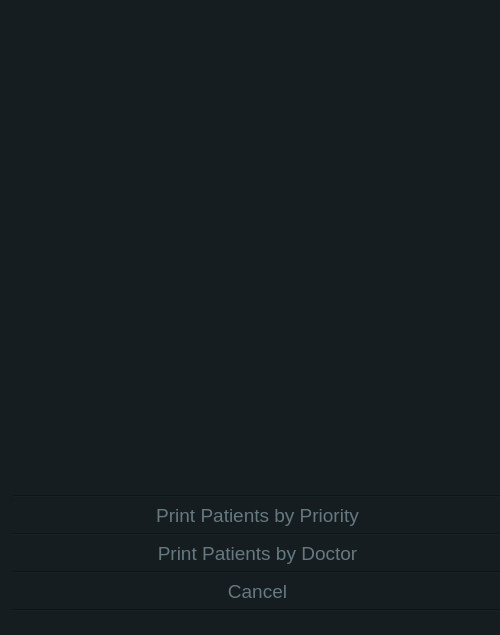
<?xml version="1.0" encoding="UTF-8"?>
<ui version="4.0">
 <class>HospitalPrintPatient</class>
 <widget class="QWidget" name="HospitalPrintPatient">
  <property name="geometry">
   <rect>
    <x>0</x>
    <y>0</y>
    <width>500</width>
    <height>635</height>
   </rect>
  </property>
  <property name="windowTitle">
   <string>HospitalPrintPatient</string>
  </property>
  <property name="styleSheet">
   <string notr="true">
color: white; 
background-color: #151d20;
</string>
  </property>
  <widget class="QWidget" name="layoutWidget">
   <property name="geometry">
    <rect>
     <x>2</x>
     <y>12</y>
     <width>511</width>
     <height>611</height>
    </rect>
   </property>
   <layout class="QVBoxLayout" name="verticalLayout_2">
    <item>
     <layout class="QVBoxLayout" name="verticalLayout">
      <item>
       <widget class="QTextBrowser" name="PatientBrowser">
        <property name="styleSheet">
         <string notr="true">background-color: #151d20; 
color: white;
border: 0px;</string>
        </property>
       </widget>
      </item>
      <item>
       <layout class="QHBoxLayout" name="horizontalLayout">
        <item>
         <widget class="Line" name="line_5">
          <property name="orientation">
           <enum>Qt::Horizontal</enum>
          </property>
         </widget>
        </item>
       </layout>
      </item>
     </layout>
    </item>
    <item>
     <widget class="QPushButton" name="pushButton">
      <property name="styleSheet">
       <string notr="true">QPushButton:hover {
background-color: #0c1416;
color: white;
font-size: 19px;
bottom-margin: 0px;
}

QPushButton {
background-color: #151d20;
font-size: 19px;
color: #657980;
border: 1px red;
}
</string>
      </property>
      <property name="text">
       <string>Print Patients by Priority</string>
      </property>
     </widget>
    </item>
    <item>
     <widget class="Line" name="line_2">
      <property name="orientation">
       <enum>Qt::Horizontal</enum>
      </property>
     </widget>
    </item>
    <item>
     <widget class="QPushButton" name="pushButton_2">
      <property name="styleSheet">
       <string notr="true">QPushButton:hover {
background-color: #0c1416;
color: white;
font-size: 19px;
bottom-margin: 0px;
}

QPushButton {
background-color: #151d20;
font-size: 19px;
color: #657980;
border: 1px red;
}
</string>
      </property>
      <property name="text">
       <string>Print Patients by Doctor</string>
      </property>
     </widget>
    </item>
    <item>
     <widget class="Line" name="line_3">
      <property name="orientation">
       <enum>Qt::Horizontal</enum>
      </property>
     </widget>
    </item>
    <item>
     <widget class="QPushButton" name="pushButton_3">
      <property name="styleSheet">
       <string notr="true">QPushButton:hover {
background-color: #0c1416;
color: white;
font-size: 19px;
bottom-margin: 0px;
}

QPushButton {
background-color: #151d20;
font-size: 19px;
color: #657980;
border: 1px red;
}
</string>
      </property>
      <property name="text">
       <string>Cancel</string>
      </property>
     </widget>
    </item>
    <item>
     <widget class="Line" name="line_4">
      <property name="orientation">
       <enum>Qt::Horizontal</enum>
      </property>
     </widget>
    </item>
   </layout>
  </widget>
 </widget>
 <layoutdefault spacing="6" margin="11"/>
 <resources/>
 <connections/>
</ui>
